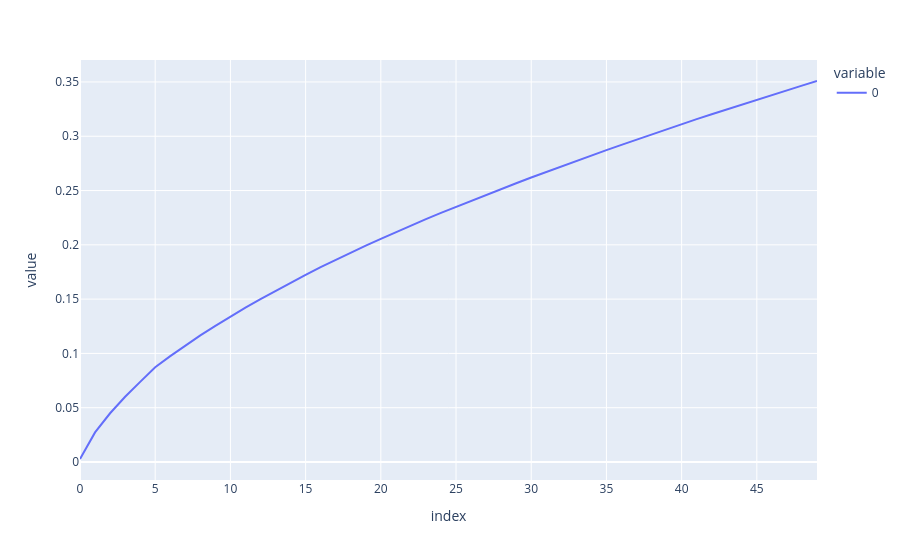

Here is the notebook cell this chart was saved with:
### Code cell
import plotly_express as px

px.line(variance_cumulee)

### Figure 1 — Plotly figure (JSON) as saved in the notebook; plotly's stock layout.template omitted (floating-point values rounded to 4 significant figures)
{"data": [{"hovertemplate": "variable=0<br>index=%{x}<br>value=%{y}<extra></extra>", "legendgroup": "0", "line": {"color": "#636efa", "dash": "solid"}, "marker": {"symbol": "circle"}, "mode": "lines", "name": "0", "orientation": "v", "showlegend": true, "type": "scatter", "x": [0, 1, 2, 3, 4, 5, 6, 7, 8, 9, 10, 11, 12, 13, 14, 15, 16, 17, 18, 19, 20, 21, 22, 23, 24, 25, 26, 27, 28, 29, 30, 31, 32, 33, 34, 35, 36, 37, 38, 39, 40, 41, 42, 43, 44, 45, 46, 47, 48, 49], "xaxis": "x", "y": [0.002753, 0.02725, 0.04486, 0.06005, 0.07381, 0.08727, 0.09752, 0.1072, 0.1166, 0.1253, 0.1339, 0.1422, 0.1499, 0.1575, 0.165, 0.1723, 0.1794, 0.1863, 0.1929, 0.1993, 0.2055, 0.2117, 0.2178, 0.2237, 0.2295, 0.2351, 0.2406, 0.2461, 0.2515, 0.2568, 0.262, 0.2672, 0.2723, 0.2773, 0.2823, 0.2872, 0.2921, 0.2969, 0.3017, 0.3064, 0.3111, 0.3157, 0.3202, 0.3247, 0.3292, 0.3336, 0.338, 0.3423, 0.3466, 0.3509], "yaxis": "y"}], "layout": {"legend": {"title": {"text": "variable"}, "tracegroupgap": 0}, "margin": {"t": 60}, "xaxis": {"anchor": "y", "domain": [0, 1], "title": {"text": "index"}}, "yaxis": {"anchor": "x", "domain": [0, 1], "title": {"text": "value"}}}}
